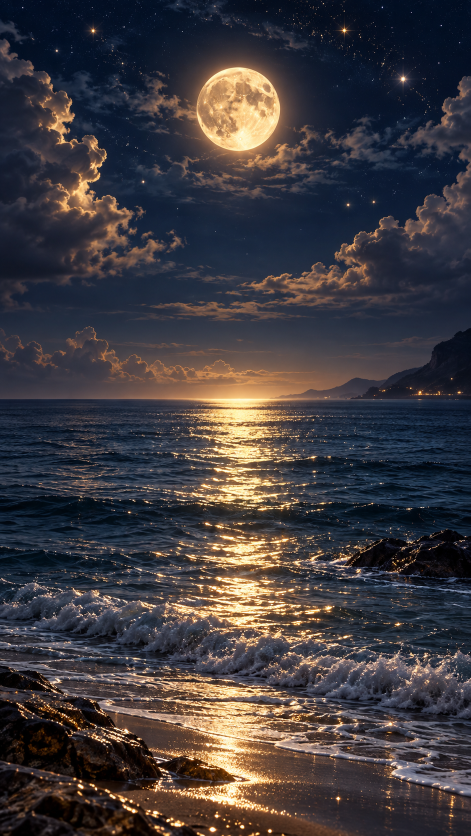
#> input picture bg/photos/sea1.png, 941 x 1672 px (shown at 1/2 size)
$ python make_photo_bg.py bg/photos/sea1.png --horizon 0.477 --water-end 0.80 -o bg/sea1.mp4
#> lines starting #> are read from the running program, lines starting #| are printed output that depends on the picture
#!/usr/bin/env python3
"""静止画の海の背景に動きを付けて動画化する。

    python3 make_photo_bg.py bg/photos/sea1.png --horizon 0.477 --water-end 0.80 -o bg/sea1.mp4

付ける動き:
  - ゆっくりズームイン
  - 水平線より下を波のように揺らす (遠くは細かく・手前は大きく)
  - 水面の明るい反射をキラキラ点滅させる
  - 星をまたたかせる
"""
import argparse
import subprocess

import cv2
import numpy as np

W, H, FPS = 1080, 1920, 30


def smooth(a, b, x):
    t = np.clip((x - a) / (b - a), 0, 1)
    return t * t * (3 - 2 * t)


def main():
    ap = argparse.ArgumentParser()
    ap.add_argument("image")
    ap.add_argument("-o", "--out", required=True)
    ap.add_argument("--horizon", type=float, required=True, help="水平線の高さ (画像の上から0〜1)")
    ap.add_argument("--water-end", type=float, default=1.0, help="波打ち際の高さ。これより下(砂浜)は揺らさない")
    ap.add_argument("--duration", type=float, default=6.0)
    ap.add_argument("--zoom", type=float, default=0.07, help="ズーム量 (0.07 = 7%%拡大)")
    ap.add_argument("--ripple", type=float, default=3.0, help="波の揺れ幅(px)")
    ap.add_argument("--glitter", type=float, default=0.45)
    ap.add_argument("--seed", type=int, default=1)
    a = ap.parse_args()

    rng = np.random.default_rng(a.seed)
    src = cv2.imread(a.image, cv2.IMREAD_COLOR)
#> src is the input picture: shape (1672, 941, 3); mean B, G, R 62.5, 59, 63.5
    src = cv2.resize(src, (W, H), interpolation=cv2.INTER_LANCZOS4).astype(np.float32) / 255.0
#> src: shape (1920, 1080, 3) float32
    lum = cv2.cvtColor(src, cv2.COLOR_BGR2GRAY)
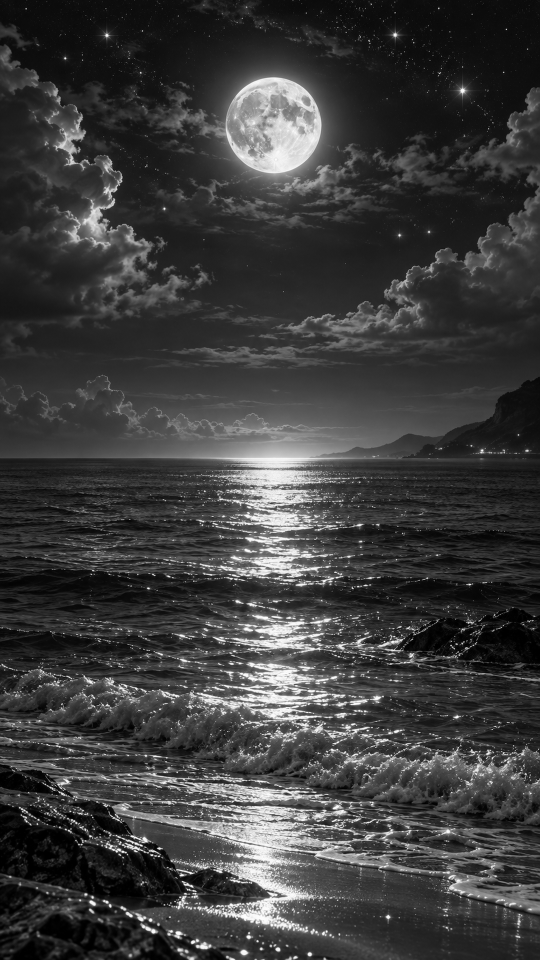
#> lum: shape (1920, 1080) float32 (shown at 1/2 size); min 0, max 1, mean 0.238
    hy = a.horizon * H
    we = a.water_end * H

    yy, xx = np.mgrid[0:H, 0:W].astype(np.float32)

    # 揺れの強さ: 水平線で0 → 手前ほど大きく → 波打ち際の先で0
    depth = np.clip((yy - hy) / (H - hy), 0, 1)
    env = smooth(hy + 2, hy + 60, yy) * (0.15 + 0.85 * depth) * (1 - smooth(we, we + 0.07 * H, yy))
    # 遠くほど波が細かく見えるように対数で縦方向の位相を圧縮
    py = np.log(np.maximum(yy - hy, 0) + 12.0) * 55.0

    # キラキラ: 水面の明るい部分
    water = (yy > hy + 3).astype(np.float32) * (1 - smooth(we + 0.03 * H, we + 0.09 * H, yy) * 0.6)
    bright = smooth(0.45, 0.85, lum) * water
#> call 4 of smooth, with a = 0.45, b = 0.85
#> in smooth (call 4), `t = np.clip((x - a) / (b - a), 0, 1)`:
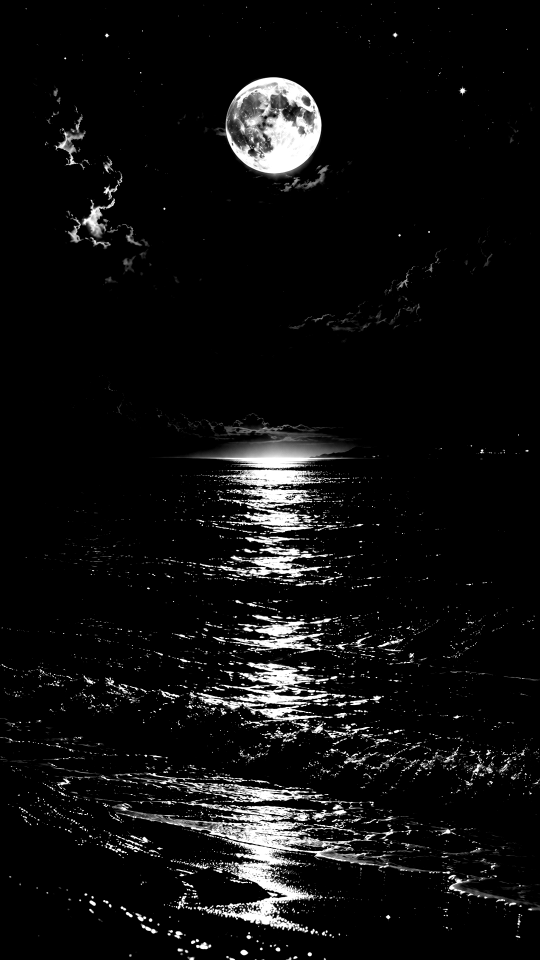
#> t: shape (1920, 1080) float32 (shown at 1/2 size); min 0, max 1, mean 0.0614
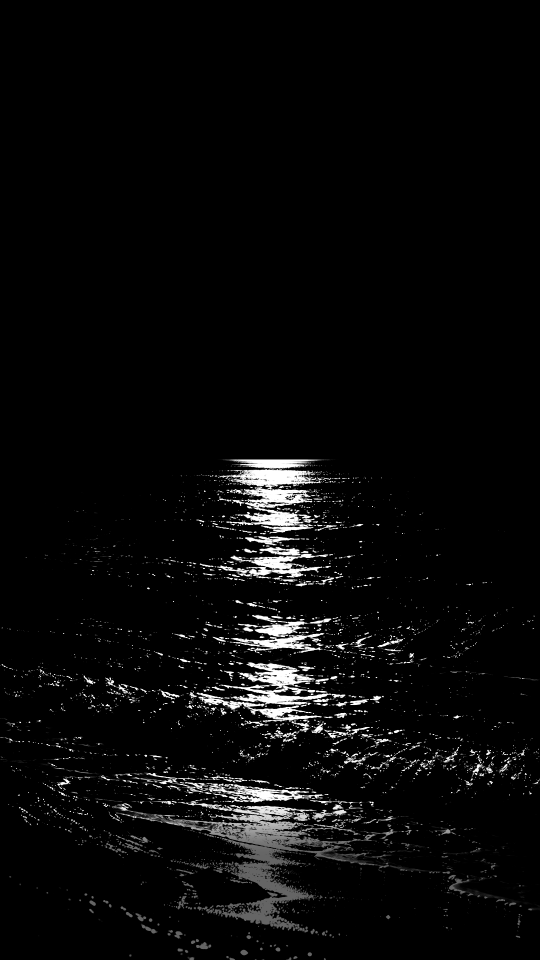
#> bright: shape (1920, 1080) float32 (shown at 1/2 size); min 0, max 1, mean 0.0373
    phase = cv2.GaussianBlur(rng.random((H, W)).astype(np.float32), (0, 0), 1.2)
    phase = (phase - phase.min()) / (phase.max() - phase.min() + 1e-6) * 40.0
    speed = (4.0 + rng.random((H, W)) * 5.0).astype(np.float32)

    # 星: 周囲より明るい小さな点
    sky = (yy < hy - 10).astype(np.float32)
    star = np.clip(lum - cv2.GaussianBlur(lum, (0, 0), 4), 0, 1) * sky
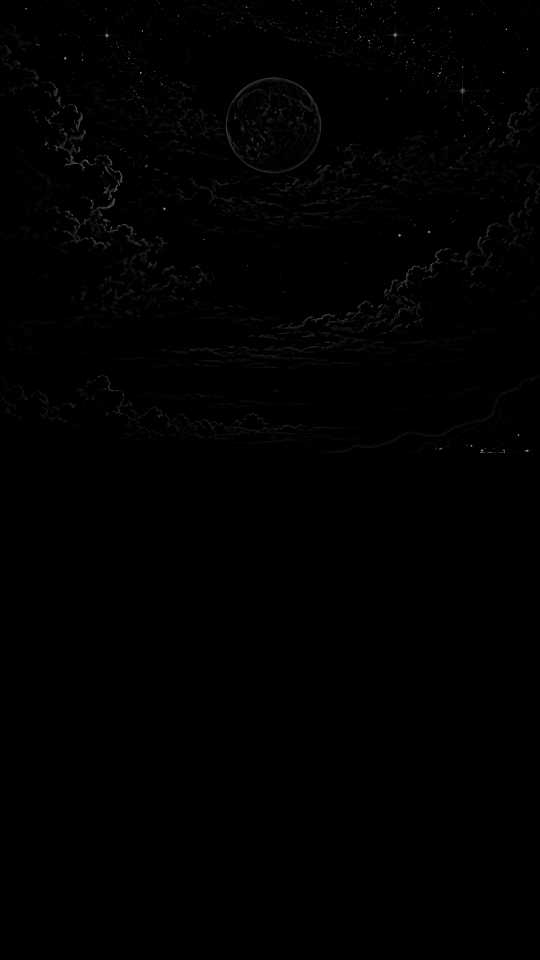
#> star: shape (1920, 1080) float32 (shown at 1/2 size); min 0, max 0.9, mean 0.00365
    star = smooth(0.06, 0.25, star)
    star_phase = (rng.random((H, W)) * 6.28).astype(np.float32)

#> (the run stopped early here; a loop or call above may not have finished)

$ run again, with bg/photos/sea2.png copied over bg/photos/sea1.png
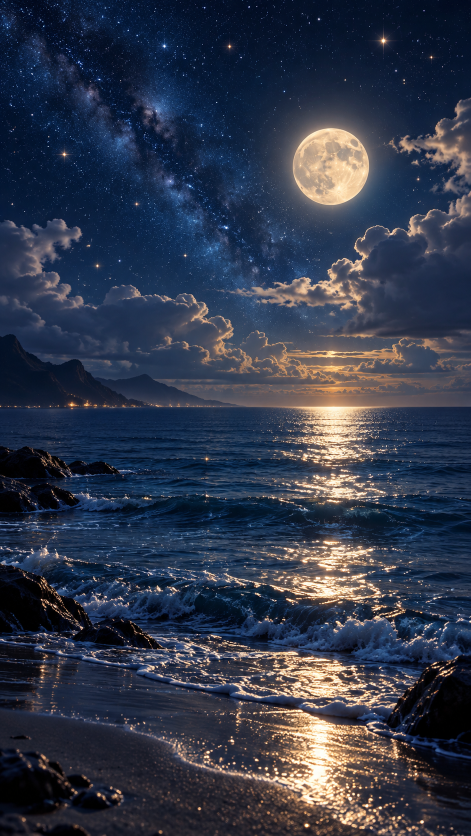
#> input picture bg/photos/sea2.png, 941 x 1672 px (shown at 1/2 size)
#> in main, src is the input picture: shape (1672, 941, 3); mean B, G, R 73.8, 56.3, 49.1
#> src: shape (1920, 1080, 3) float32
#> in main, `lum = cv2.cvtColor(src, cv2.COLOR_BGR2GRAY)`:
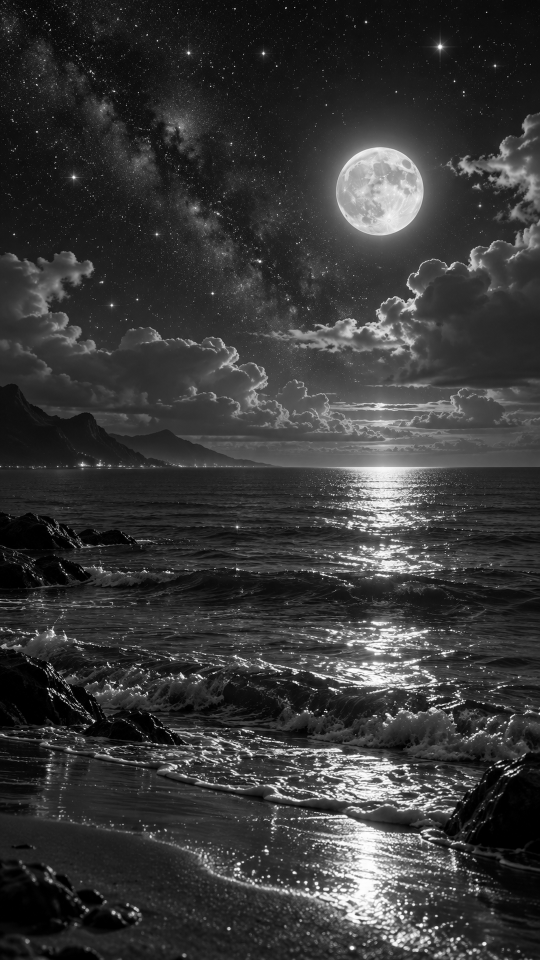
#> lum: shape (1920, 1080) float32 (shown at 1/2 size); min 0, max 1, mean 0.22
#> in main, `star = np.clip(lum - cv2.GaussianBlur(lum, (0, 0), 4), 0, 1) * sky`:
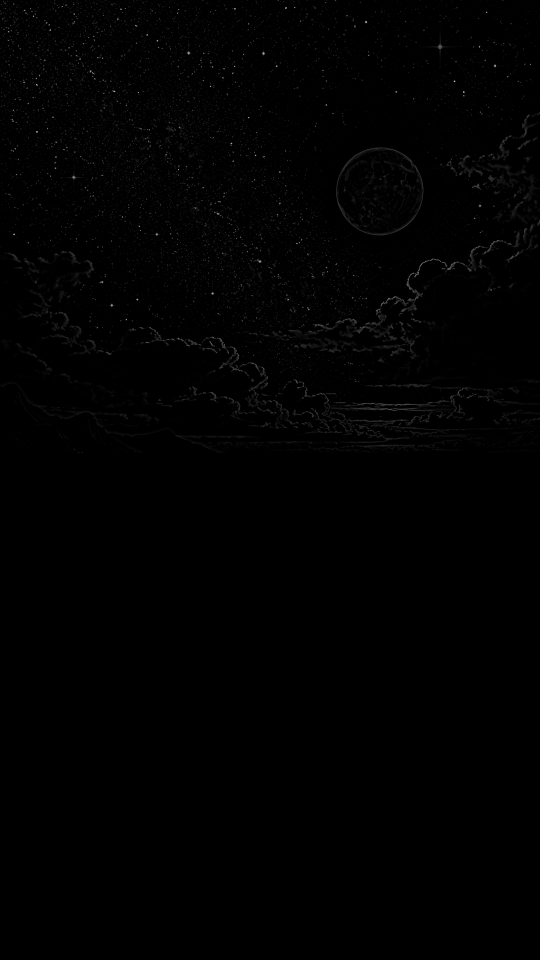
#> star: shape (1920, 1080) float32 (shown at 1/2 size); min 0, max 0.87, mean 0.00482

$ run again, with bg/photos/sea3.png copied over bg/photos/sea1.png
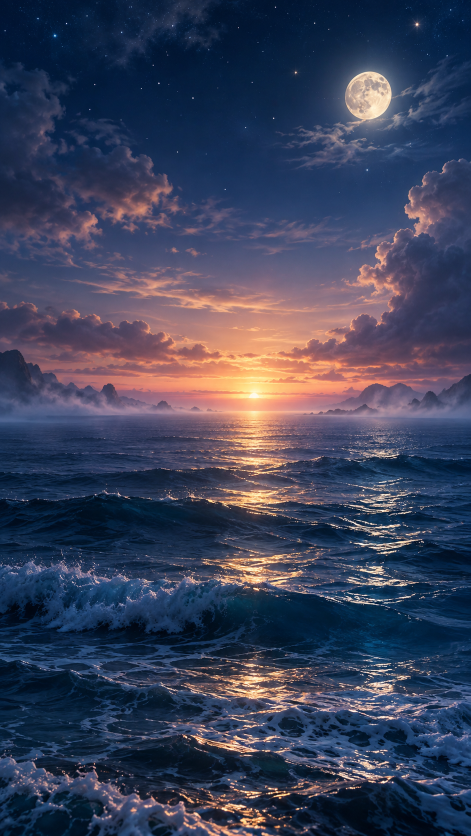
#> input picture bg/photos/sea3.png, 941 x 1672 px (shown at 1/2 size)
#> in main, src is the input picture: shape (1672, 941, 3); mean B, G, R 89.5, 65.9, 60.1
#> src: shape (1920, 1080, 3) float32
#> in main, `lum = cv2.cvtColor(src, cv2.COLOR_BGR2GRAY)`:
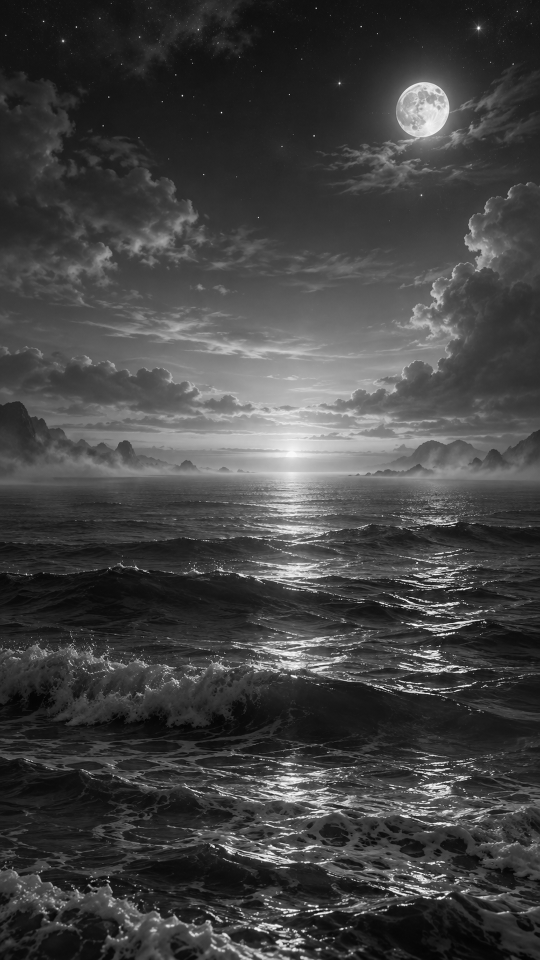
#> lum: shape (1920, 1080) float32 (shown at 1/2 size); min 0, max 1, mean 0.262
#> in main, `star = np.clip(lum - cv2.GaussianBlur(lum, (0, 0), 4), 0, 1) * sky`:
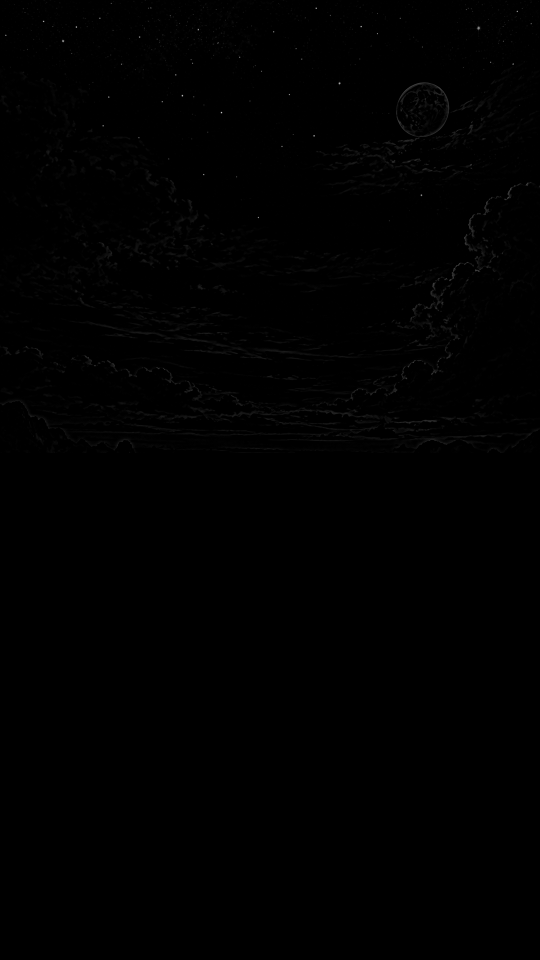
#> star: shape (1920, 1080) float32 (shown at 1/2 size); min 0, max 0.881, mean 0.0026

$ run again, with bg/photos/sea4.png copied over bg/photos/sea1.png
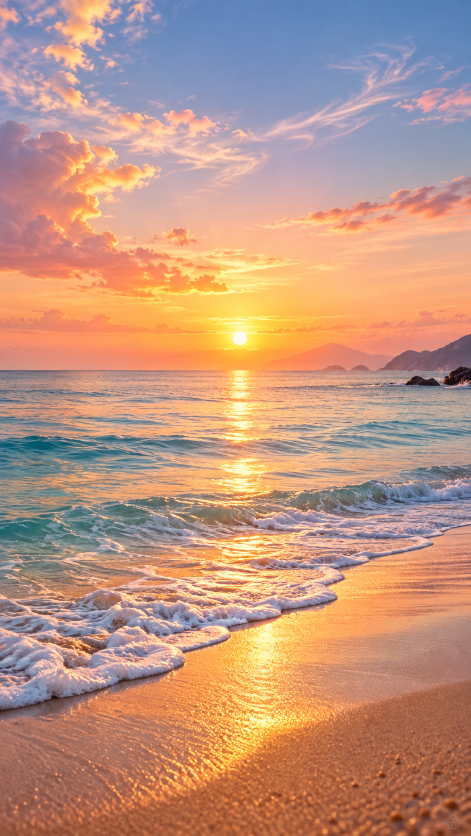
#> input picture bg/photos/sea4.png, 941 x 1672 px (shown at 1/2 size)
#> in main, src is the input picture: shape (1672, 941, 3); mean B, G, R 129.3, 149.2, 191.6
#> src: shape (1920, 1080, 3) float32
#> in smooth (call 4), `return t * t * (3 - 2 * t)`:
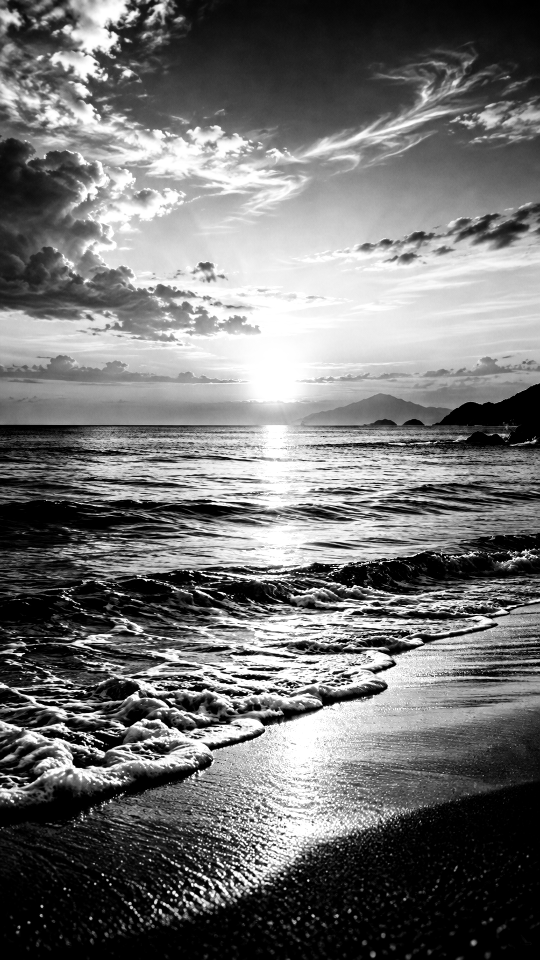
#> returned value: shape (1920, 1080) float32 (shown at 1/2 size); min 0, max 1, mean 0.447
#> in main, `star = np.clip(lum - cv2.GaussianBlur(lum, (0, 0), 4), 0, 1) * sky`:
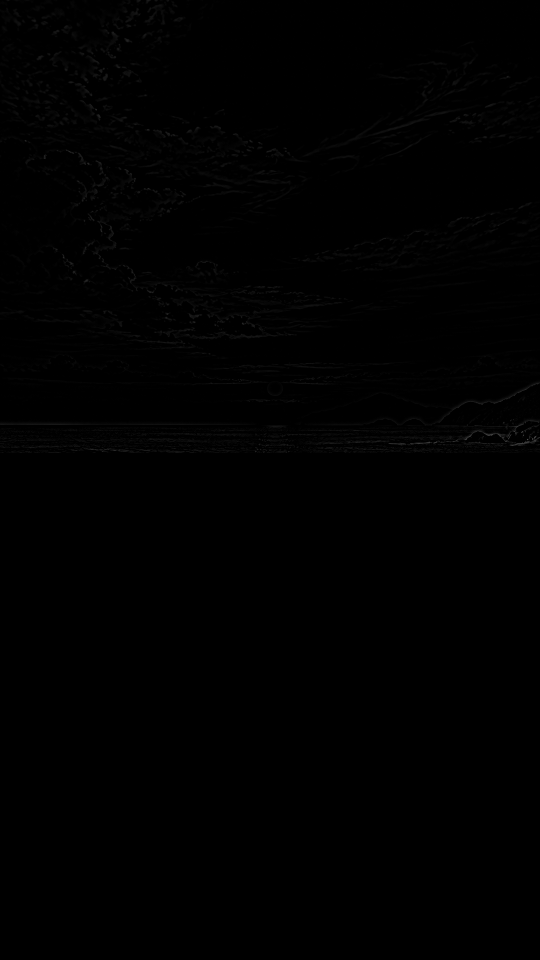
#> star: shape (1920, 1080) float32 (shown at 1/2 size); min 0, max 0.461, mean 0.00261
